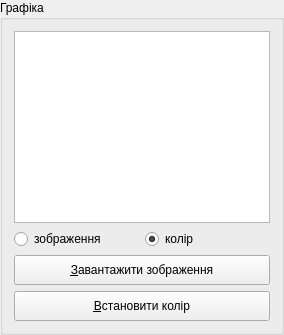
         <widget class="QGroupBox" name="groupBox_right">
          <property name="sizePolicy">
           <sizepolicy hsizetype="Preferred" vsizetype="Preferred">
            <horstretch>0</horstretch>
            <verstretch>0</verstretch>
           </sizepolicy>
          </property>
          <property name="minimumSize">
           <size>
            <width>284</width>
            <height>0</height>
           </size>
          </property>
          <property name="title">
           <string>Графіка</string>
          </property>
          <layout class="QGridLayout" name="gridLayout_2">
           <item row="0" column="0" colspan="2">
            <layout class="QHBoxLayout" name="horizontalLayout_5">
             <item>
              <widget class="MyQListWidget" name="listWidget_pix">
               <property name="focusPolicy">
                <enum>Qt::WheelFocus</enum>
               </property>
               <property name="contextMenuPolicy">
                <enum>Qt::CustomContextMenu</enum>
               </property>
               <property name="dragEnabled">
                <bool>false</bool>
               </property>
               <property name="verticalScrollMode">
                <enum>QAbstractItemView::ScrollPerItem</enum>
               </property>
               <property name="sortingEnabled">
                <bool>false</bool>
               </property>
              </widget>
             </item>
            </layout>
           </item>
           <item row="1" column="0">
            <widget class="QRadioButton" name="radioButton_png">
             <property name="focusPolicy">
              <enum>Qt::WheelFocus</enum>
             </property>
             <property name="contextMenuPolicy">
              <enum>Qt::NoContextMenu</enum>
             </property>
             <property name="text">
              <string>зображення</string>
             </property>
             <property name="checkable">
              <bool>true</bool>
             </property>
             <property name="checked">
              <bool>false</bool>
             </property>
            </widget>
           </item>
           <item row="1" column="1">
            <widget class="QRadioButton" name="radioButton_2">
             <property name="sizePolicy">
              <sizepolicy hsizetype="Minimum" vsizetype="Fixed">
               <horstretch>0</horstretch>
               <verstretch>0</verstretch>
              </sizepolicy>
             </property>
             <property name="focusPolicy">
              <enum>Qt::WheelFocus</enum>
             </property>
             <property name="contextMenuPolicy">
              <enum>Qt::NoContextMenu</enum>
             </property>
             <property name="text">
              <string>колір</string>
             </property>
             <property name="checkable">
              <bool>true</bool>
             </property>
             <property name="checked">
              <bool>true</bool>
             </property>
            </widget>
           </item>
           <item row="2" column="0" colspan="2">
            <widget class="QPushButton" name="pushButton_png">
             <property name="sizePolicy">
              <sizepolicy hsizetype="Preferred" vsizetype="Fixed">
               <horstretch>0</horstretch>
               <verstretch>0</verstretch>
              </sizepolicy>
             </property>
             <property name="minimumSize">
              <size>
               <width>0</width>
               <height>30</height>
              </size>
             </property>
             <property name="focusPolicy">
              <enum>Qt::WheelFocus</enum>
             </property>
             <property name="contextMenuPolicy">
              <enum>Qt::DefaultContextMenu</enum>
             </property>
             <property name="text">
              <string>&amp;Завантажити зображення</string>
             </property>
             <property name="autoDefault">
              <bool>true</bool>
             </property>
            </widget>
           </item>
           <item row="3" column="0" colspan="2">
            <widget class="QPushButton" name="pushButton_color">
             <property name="sizePolicy">
              <sizepolicy hsizetype="Preferred" vsizetype="Fixed">
               <horstretch>0</horstretch>
               <verstretch>0</verstretch>
              </sizepolicy>
             </property>
             <property name="minimumSize">
              <size>
               <width>0</width>
               <height>30</height>
              </size>
             </property>
             <property name="font">
              <font>
               <kerning>true</kerning>
              </font>
             </property>
             <property name="focusPolicy">
              <enum>Qt::WheelFocus</enum>
             </property>
             <property name="layoutDirection">
              <enum>Qt::LeftToRight</enum>
             </property>
             <property name="autoFillBackground">
              <bool>false</bool>
             </property>
             <property name="inputMethodHints">
              <set>Qt::ImhNone</set>
             </property>
             <property name="text">
              <string>&amp;Встановити колір</string>
             </property>
             <property name="icon">
              <iconset theme="dfdf">
               <normaloff>.</normaloff>.</iconset>
             </property>
             <property name="iconSize">
              <size>
               <width>16</width>
               <height>16</height>
              </size>
             </property>
             <property name="autoRepeat">
              <bool>false</bool>
             </property>
             <property name="flat">
              <bool>false</bool>
             </property>
            </widget>
           </item>
          </layout>
         </widget>
